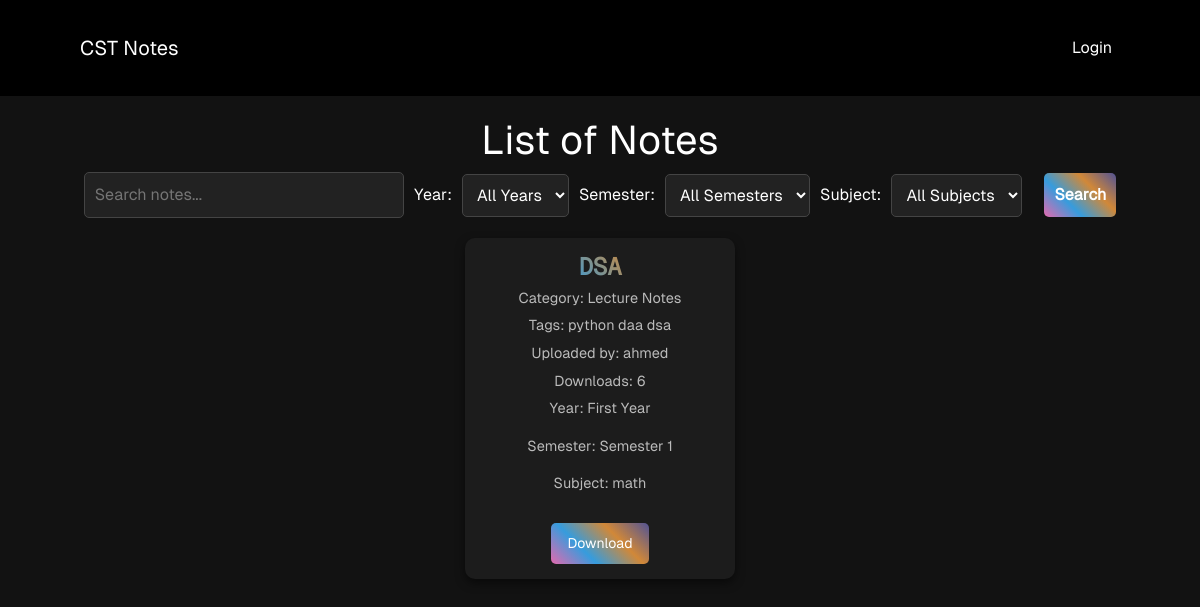
Before: /notes/ with the older database file.
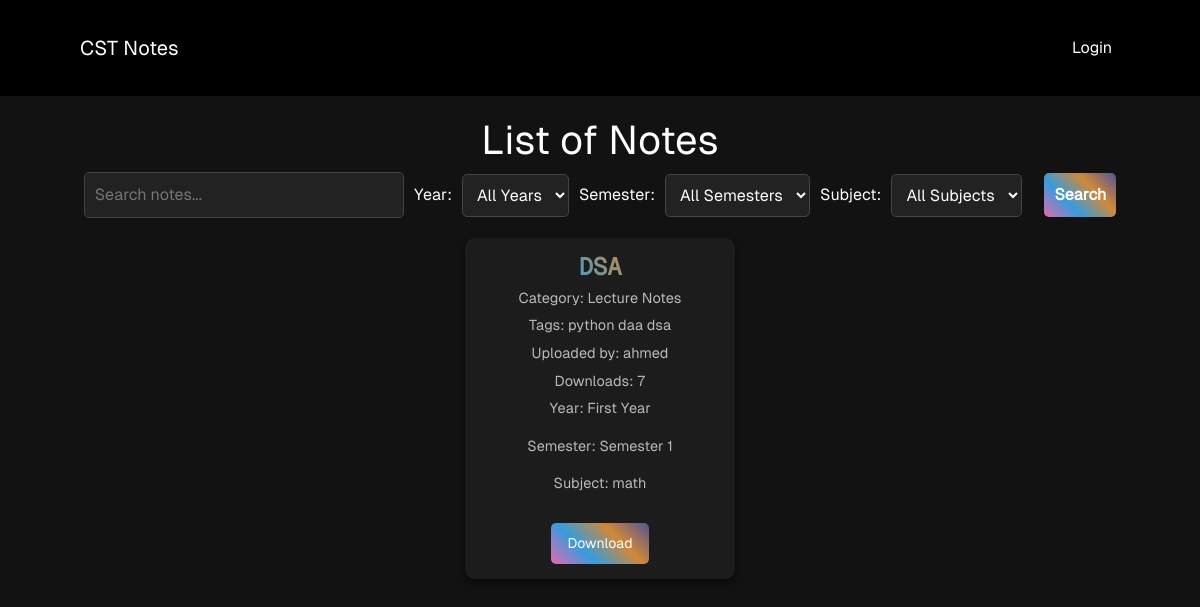
After: the same page with the newer database file.
### notes/models.py (models this page shows, shortened)
class Note(models.Model):
    title = models.CharField(max_length=255)
    file = models.FileField(upload_to='notes/')
    uploaded_at = models.DateTimeField(auto_now_add=True)
    uploaded_by = models.ForeignKey(User, on_delete=models.CASCADE, null=True, blank=True)
    category = models.CharField(max_length=100, blank=True, null=True)
    tags = TaggableManager()
    download_count = models.IntegerField(default=0)
    status = models.CharField(max_length=20, default='pending')
    YEAR_CHOICES = [('1', 'First Year'), ('2', 'Second Year'), ('3', 'Third Year'), ('4', 'Fourth Year')]
    SEMESTER_CHOICES = [('1', 'Semester 1'), ('2', 'Semester 2')]
    year = models.CharField(max_length=1, choices=YEAR_CHOICES, default='1')
    semester = models.CharField(max_length=1, choices=SEMESTER_CHOICES, default='1')
    subject = models.CharField(max_length=50, blank=True, null=True)

### notes/views.py (the view)
# urls.py: path('notes/', views.notes_list, name='notes'),
def notes_list(request):
    query = request.GET.get('q')
    year = request.GET.get('year')
    semester = request.GET.get('semester')
    subject = request.GET.get('subject')
    notes = Note.objects.all()
    if query:
        notes = notes.filter(
            Q(title__icontains=query) | Q(category__icontains=query) | Q(tags__name__icontains=query)
        ).distinct()
    if year:
        notes = notes.filter(year=year)
    if semester:
        notes = notes.filter(semester=semester)
    if subject:
        notes = notes.filter(subject=subject)
    return render(request, 'notes/notes.html', {'notes': notes, 'query': query, 'year': year, 'semester': semester})

### notes/templates/notes/notes.html (shortened to what this page needs)
<!DOCTYPE html>
<html lang="en">
<head>
    {% load static %}
    <link href="https://cdn.jsdelivr.net/npm/bootstrap@5.3.0/dist/css/bootstrap.min.css" rel="stylesheet">
    <link rel="stylesheet" href="{% static 'css/notes.css' %}">
</head>
<body>
    <nav class="navbar navbar-expand-lg navbar-dark bg-dark">
        <div class="container">
            <a class="navbar-brand" href="{% url 'home' %}">CST Notes</a>
            <div class="collapse navbar-collapse" id="navbarNav">
                <ul class="navbar-nav ms-auto">
                    {% if user.is_authenticated %}
                        {% if user.is_staff %}
                            <li class="nav-item">
                                <a class="nav-link" href="{% url 'note_upload' %}">Upload Note</a>
                            </li>
                            <li class="nav-item">
                                <a class="nav-link" href="{% url 'admin:index' %}">Admin Panel</a>
                            </li>
                        {% endif %}
                        <li class="nav-item">
                            <a class="nav-link" href="{% url 'custom_logout' %}">Logout</a>
                        </li>
                    {% else %}
                        <li class="nav-item">
                            <a class="nav-link" href="{% url 'staff_login' %}">Login</a>
                        </li>
                    {% endif %}
                </ul>
            </div>
        </div>
    </nav>
    <div class="container">
        <h1>List of Notes</h1>
        <form method="get" action="{% url 'notes' %}" class="search-form">
            <input type="text" name="q" placeholder="Search notes..." value="{{ query|default:'' }}">
            <label for="year">Year:</label>
            <select name="year" id="year">
                <option value="">All Years</option>
            </select>
            <label for="semester">Semester:</label>
            <select name="semester" id="semester">
                <option value="">All Semesters</option>
            </select>
            <label for="subject">Subject:</label>
            <select name="subject" id="subject">
                <option value="">All Subjects</option>
            </select>
            <button type="submit">Search</button>
        </form>
        <div class="notes-grid">
            {% for note in notes %}
            <div class="note-card">
                <div class="card-content">
                    <h2 class="note-title">{{ note.title }}</h2>
                    <p class="note-category">Category: {{ note.category }}</p>
                    <p class="note-tags">Tags: {% for tag in note.tags.all %} {{ tag.name }} {% endfor %}</p>
                    <p class="uploaded-by">Uploaded by: {{ note.uploaded_by }}</p>
                    <p class="download-count">Downloads: {{ note.download_count }}</p>
                    <p class="note-year">Year: {{ note.get_year_display }}</p>
                    <p class="note-semester">Semester: {{ note.get_semester_display }}</p>
                    <p class="note-subject">Subject: {{ note.subject }}</p>
                    <a href="{% url 'download_note' note.id %}" class="download-btn">Download</a>
                </div>
            </div>
            {% empty %}
            <p class="no-notes">No notes found.</p>
            {% endfor %}
        </div>
    </div>
</body>
</html>

### notes/static/css/notes.css (style rules this page uses)
body { font-family: 'Geist Sans', sans-serif; background-color: #000; color: #fff; margin: 0; padding: 0; }
.container { width: 90%; max-width: 1200px; margin: auto; text-align: center; padding: 20px; }
.search-form { display: flex; justify-content: center; margin-bottom: 20px; }
.search-form input { width: 320px; padding: 12px; border: 1px solid transparent; border-image: linear-gradient(45deg, #e469ae, #369cdd, #d18838, #515395); border-image-slice: 1; background-color: #323738; color: #fff; outline: none; font-size: 16px; transition: all 0.2s; }
.search-form button { padding: 12px 18px; margin-left: 12px; border: none; background: linear-gradient(45deg, #e469ae, #369cdd, #d18838, #515395); color: white; border-radius: 10px; font-size: 16px; font-weight: bold; cursor: pointer; transition: all 0.3s ease; }
.notes-grid { display: grid; grid-template-columns: repeat(auto-fill, minmax(270px, 1fr)); gap: 20px; justify-items: center; }
.note-card { width: 100%; max-width: 270px; background: #000; border: 2px solid (45deg, #e469ae, #369cdd, #d18838, #515395); border-radius: 16px; padding: 24px; box-shadow: 0 0 20px rgba(255, 255, 255, 0.2); transition: all 0.3s ease-in-out; text-align: center; }
.note-title { font-size: 22px; font-weight: bold; background: linear-gradient(45deg, #e469ae, #369cdd, #d18838, #515395); -webkit-background-clip: text; -webkit-text-fill-color: transparent; font-family: 'Geist Mono', monospace; }
.note-category, .note-tags, .uploaded-by, .download-count { font-size: 14px; color: rgba(255, 255, 255, 0.7); margin: 6px 0; }
.download-btn { display: inline-block; margin-top: 12px; padding: 10px 14px; background: linear-gradient(45deg, #e469ae, #369cdd, #d18838, #515395); color: white; border-radius: 10px; font-size: 14px; text-decoration: none; font-weight: 400; transition: all 0.3s; }

### notes/templates/notes/notes.html (style rules this page uses)
body { color: #ffffff; background: #121212; }
.container { padding: 20px; }
.navbar { background-color: #000 !important; }
.navbar-brand, .nav-link { color: white !important; }
.search-form { display: flex; flex-wrap: wrap; gap: 10px; margin-bottom: 20px; align-items: center; }
.search-form select, .search-form input[type="text"], .search-form button { padding: 10px; border-radius: 5px; border: 1px solid #444; background-color: #222; color: white; }
.search-form button { background-color: #007bff; border: none; color: white; transition: background 0.3s; }
.notes-grid { display: grid; grid-template-columns: repeat(auto-fit, minmax(300px, 1fr)); gap: 20px; }
.note-card { background-color: #1c1c1c; border-radius: 10px; box-shadow: 0 4px 10px rgba(0, 0, 0, 0.5); padding: 15px; color: white; }
.note-title { font-size: 1.5em; margin-bottom: 5px; color: #ffffff; }
.note-category, .note-tags, .uploaded-by, .download-count, .note-year, .note-semester, .note-subject { font-size: 0.9em; color: #bbbbbb; }
.download-btn { display: inline-block; padding: 10px 16px; background-color: #0d6efd; color: white; text-decoration: none; border-radius: 5px; transition: background-color 0.3s; }

Changed rows visible on the page:
changed Note "DSA": download_count "6" → "7"
